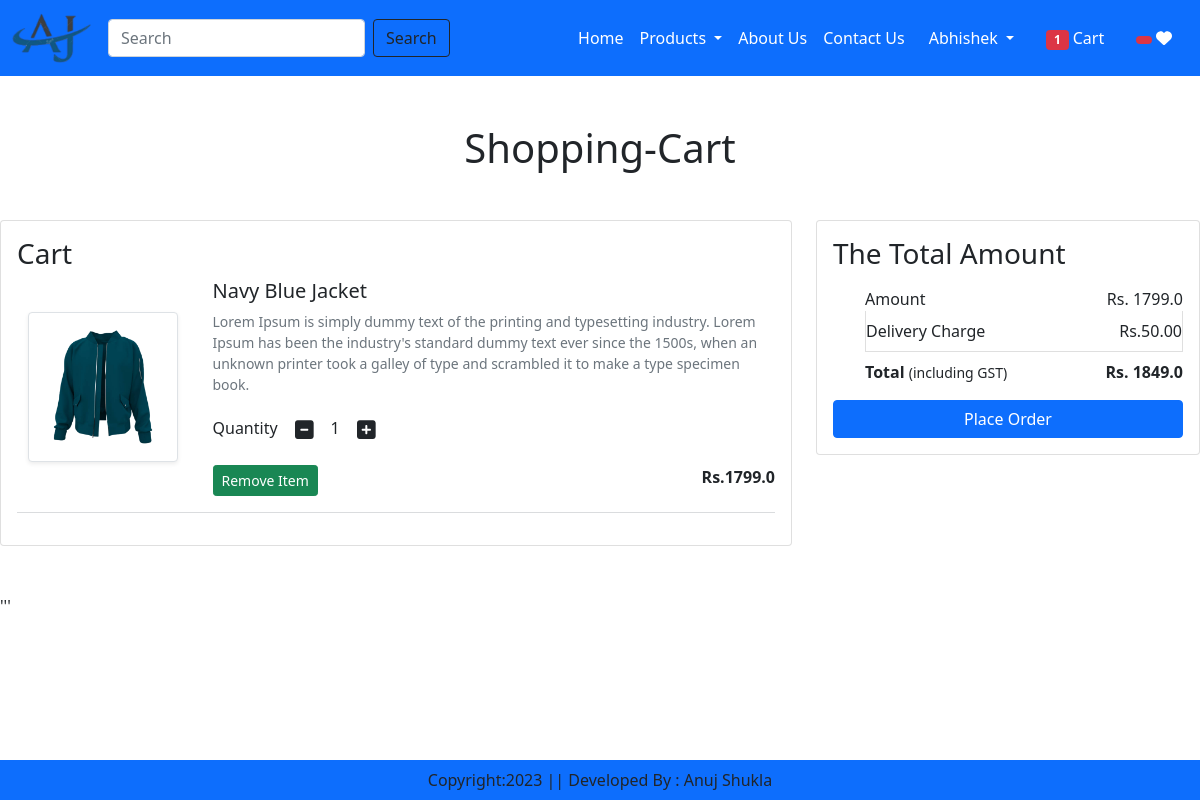
Page /show-cart (signed in) on the committed database.
### Admin/models.py (models this page shows, shortened)
class Cart(models.Model):
    user = models.ForeignKey(User,on_delete=models.CASCADE)
    product = models.ForeignKey(Product,on_delete=models.CASCADE)
    quantity = models.PositiveIntegerField(default=1)

class Product(models.Model):
    pname = models.CharField(max_length=20)
    price = models.FloatField(default= 200)
    description = models.TextField()
    qty = models.IntegerField()
    image = models.ImageField(default= 'Abc.jpd', upload_to= 'Images')
    cat = models.ForeignKey(to= 'Category', on_delete=models.CASCADE)
    class Meta:
        db_table= "Product"

### User/views.py (the view)
# urls.py: path('show-cart', views.showcart, name='show-cart'),
@login_required
def showcart(request):
    user = request.user
    cart = Cart.objects.filter(user=user)
    amount = 0
    for p in cart:
        value = p.quantity * p.product.price
        amount = amount + value
    totalamount = amount + 50
    totalitem = 0
    wishitem = 0
    if request.user.is_authenticated:
        totalitem = len(Cart.objects.filter(user=request.user))
        wishitem = len(Wishlist.objects.filter(user=request.user))
    return render(request,'addcart.html',locals())

### User/templates/addcart.html (shortened to what this page needs)
{% extends "base.html" %}
{% load static %}
{% block main_content %}
 <div class="container-box my-5">
    <div class="row">
        {% if cart %}
        <h1 class="text-center mb-5"> Shopping-Cart</h1>
        <div class="col-sm-8">
            <div class="card">
                <div class="card-body">
                    <h3>Cart</h3>
                    {% for item in cart  %}
                    <div class="row">
                        <div class="col-sm-3 text-center align-self-center"><img src="{{item.product.image.url}}" alt="" srcset="" class="img-fluid img-thumbnail shadow-sm " height="150" width="150"> </div>
                        <div class="col-sm-9">
                            <div>
                                <h5>{{item.product.pname}} </h5>
                                <p class="mb-2 text-muted small">
                                    {{item.product.description}}
                                </p>
                                <div class="my-3">
                                    <label for="quantity">Quantity</label>
                                    <a class="minus-cart btn" pid={{item.product.id}}><i class="fas fa-minus-square fa-lg"></i></a>
                                    <span id="quantity">{{item.quantity}} </span>
                                    <a class="plus-cart btn" pid={{item.product.id}}><i class="fas fa-plus-square fa-lg"></i></a>
                                </div>
                                <div class="d-flex justify-content-between">
                                    <a href="#" class="remove-cart btn btn-sm btn-success mr-3" pid={{item.product.id}}>Remove Item</a>
                                    <p class="mb-0">
                                        <span><strong>Rs.{{item.product.price}} </strong></span>
                                    </p>
                                </div>
                            </div>
                        </div>
                    </div>
                      <hr class="text-muted">
                    {% endfor %}
                </div>
            </div>
        </div>
        <div class="col-sm-4">
            <div class="card">
                <div class="card-body">
                    <h3>The Total Amount</h3>
                    <ul>
                        <li class="list-group-item d-flex justify-content-between align-self-center border-0 px-0 pb-0">Amount <span id="amount">Rs. {{amount}} </span></li>
                        <li class="list-group-item d-flex justify-content-between align-self-center px-0">Delivery Charge <span >Rs.50.00 </span></li>
                        <li class="list-group-item d-flex justify-content-between align-self-center border-0 px-0 pb-0">
                            <div>
                            <strong>Total</strong> <small>(including GST) </small>
                             </div>
                             <span id="totalamount"><strong>  Rs. {{totalamount}} </strong> </span>
                        </li>
                    </ul>
                    <div class="d-grid"><a href="{% url 'checkout' %}" class="btn btn-primary">Place Order</a></div>
                </div>
            </div>
        </div>
        {% else %}
        <h1 class="text-center mb-5">Cart is Empty</h1>
        {% endif %}
    </div>
 </div>
 {% endblock main_content %}

### User/templates/base.html (shortened to what this page needs)
<!DOCTYPE html>
{% load static %}
<html lang="en">
<head>
    <link href="https://cdn.jsdelivr.net/npm/bootstrap@5.1.3/dist/css/bootstrap.min.css" rel="stylesheet">
    <link rel="stylesheet" href="{% static "app/css/owl.carousel.min.css" %}"/>
     <link rel="stylesheet" href="{% static "app/css/all.min.css" %}"/>
     <link rel="stylesheet" href="{% static "app/css/style.css" %}"/>
</head>
<body>
    <nav class="navbar navbar-expand-md navbar-dark bg-primary">
        <div class="container-fluid">
          <a class="navbar-brand" href="/">
            <img src="{% static "app/image/logo7.png" %}" width="80px" height="50px"/>
          </a>
          <form class="d-flex mr-auto " role="search" action="search/">
            <input class="form-control me-2" type="search" placeholder="Search" name="search" aria-label="Search">
            <button class="btn btn-outline-dark" type="submit">Search</button>
          </form>
          <div class="collapse navbar-collapse" id="navbarSupportedContent">
            <ul class="navbar-nav ms-auto mb-2 mb-lg-0">
              <li class="nav-item">
                <a class="nav-link active" aria-current="page" href="/">Home</a>
              </li>
              <li class="nav-item dropdown">
                <a class="nav-link dropdown-toggle text-white" href="#" id="navbarDropdown" role="button" data-bs-toggle="dropdown" aria-expanded="false">
                  Products
                </a>
              </li>
              <li class="nav-item">
                <a class="nav-link text-white" href="#">About Us</a>
              </li>
              <li class="nav-item">
                <a class="nav-link text-white" href="#">Contact Us</a>
              </li>
              {% if request.user.is_authenticated %}
                <li class="nav-item dropdown mx-2">
                <a class="nav-link dropdown-toggle text-white" href="#"
                id="ProfileDropdown" role="button" data-bs-toggle="dropdown"
                aria-expanded="false">{{request.user.username}} </a>
                </li>
                <li class="nav-item mx-2">
                  <a class="nav-link text-white" href="{% url 'show-cart' %}"><span class="badge bg-danger">{% if totalitem > 0 %}
                    {{totalitem}} {% endif %} </span> Cart</a>
                </li>
                <li class="nav-item mx-2">
                  <a class="nav-link text-white" href="{% url 'wishlist' %}"> <span class="badge bg-danger"> {% if wishitem > 0 %} {{wishitem}} {% endif %} </span> <i class="fa fa-heart"></i> </a>
                </li>
              {% endif %}
            </ul>
          </div>
        </div>
      </nav>
      {% block main_content %}{% endblock main_content %}
      {% block payment-gateway %}
'''
      {% endblock payment-gateway %}
      <footer class="container-fluid fixed-bottom bg-primary text-center p-2 mt-5">
        Copyright:2023 || Developed By : Anuj Shukla
      </footer>
</body>
</html>

### rows in the picture
Cart: product.image (picture), product.pname "Navy Blue Jacket", product.description "Lorem Ipsum is simply dummy text of the printing and typesetting industry. Lorem Ipsum has been the industry's standard dummy text ever since the 1500s, when an unknown printer took a galley of type and scrambled it to make a type specimen book.", quantity "1", product.price "1799.0"

### other values in the picture
{{ request.user.username }} "Abhishek"
{{ totalitem }} "1"
{{ amount }} "1799.0"
{{ totalamount }} "1849.0"
